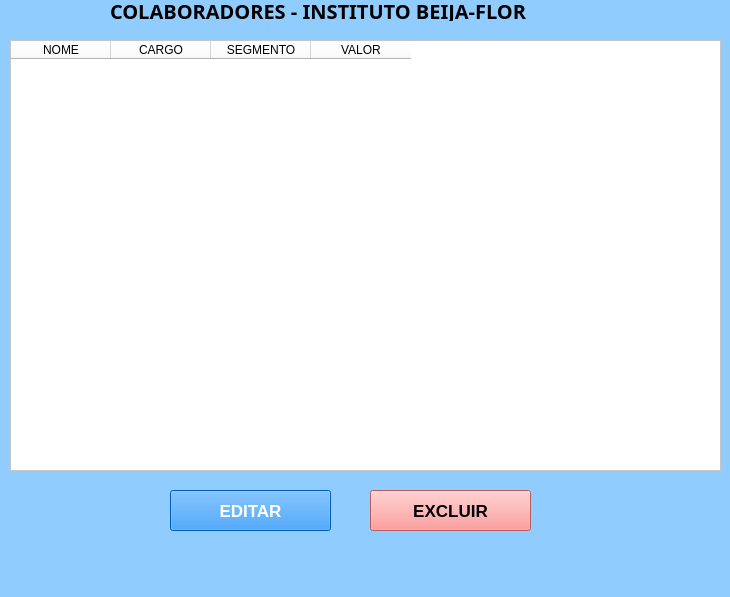
<?xml version="1.0" encoding="UTF-8"?>
<ui version="4.0">
 <class>MainWindow</class>
 <widget class="QMainWindow" name="MainWindow">
  <property name="geometry">
   <rect>
    <x>0</x>
    <y>0</y>
    <width>730</width>
    <height>597</height>
   </rect>
  </property>
  <property name="windowTitle">
   <string>MainWindow</string>
  </property>
  <property name="styleSheet">
   <string notr="true">background-color: rgb(145, 204, 255);</string>
  </property>
  <widget class="QWidget" name="centralwidget">
   <widget class="QPushButton" name="btnExcluirColab">
    <property name="geometry">
     <rect>
      <x>370</x>
      <y>490</y>
      <width>161</width>
      <height>41</height>
     </rect>
    </property>
    <property name="font">
     <font>
      <family>Arial</family>
      <pointsize>13</pointsize>
      <weight>75</weight>
      <bold>true</bold>
     </font>
    </property>
    <property name="styleSheet">
     <string notr="true">background-color: rgb(255, 129, 129);
</string>
    </property>
    <property name="text">
     <string>EXCLUIR</string>
    </property>
   </widget>
   <widget class="QPushButton" name="btnEditColab">
    <property name="geometry">
     <rect>
      <x>170</x>
      <y>490</y>
      <width>161</width>
      <height>41</height>
     </rect>
    </property>
    <property name="font">
     <font>
      <family>Arial</family>
      <pointsize>13</pointsize>
      <weight>75</weight>
      <bold>true</bold>
     </font>
    </property>
    <property name="styleSheet">
     <string notr="true">background-color: rgb(0, 130, 255);
color: rgb(255, 255, 255);</string>
    </property>
    <property name="text">
     <string>EDITAR</string>
    </property>
   </widget>
   <widget class="QLabel" name="label_5">
    <property name="geometry">
     <rect>
      <x>110</x>
      <y>0</y>
      <width>481</width>
      <height>21</height>
     </rect>
    </property>
    <property name="font">
     <font>
      <family>MV Boli</family>
      <pointsize>15</pointsize>
      <weight>75</weight>
      <italic>false</italic>
      <bold>true</bold>
     </font>
    </property>
    <property name="text">
     <string>COLABORADORES - INSTITUTO BEIJA-FLOR</string>
    </property>
   </widget>
   <widget class="QTableWidget" name="tblColab">
    <property name="geometry">
     <rect>
      <x>10</x>
      <y>40</y>
      <width>711</width>
      <height>431</height>
     </rect>
    </property>
    <property name="styleSheet">
     <string notr="true">background-color: rgb(255, 255, 255);</string>
    </property>
    <column>
     <property name="text">
      <string>NOME</string>
     </property>
    </column>
    <column>
     <property name="text">
      <string>CARGO</string>
     </property>
    </column>
    <column>
     <property name="text">
      <string>SEGMENTO</string>
     </property>
    </column>
    <column>
     <property name="text">
      <string>VALOR</string>
     </property>
    </column>
   </widget>
  </widget>
  <widget class="QMenuBar" name="menubar">
   <property name="geometry">
    <rect>
     <x>0</x>
     <y>0</y>
     <width>730</width>
     <height>21</height>
    </rect>
   </property>
  </widget>
  <widget class="QStatusBar" name="statusbar"/>
 </widget>
 <resources/>
 <connections/>
</ui>
